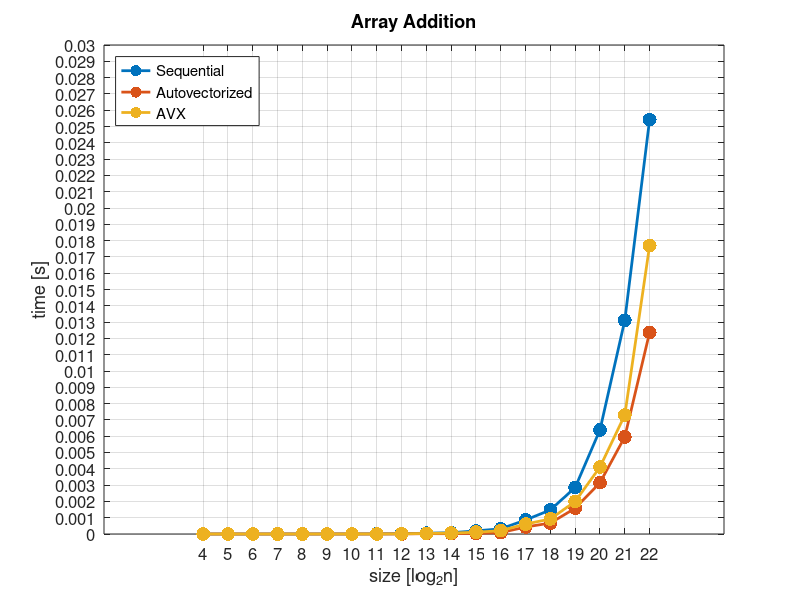
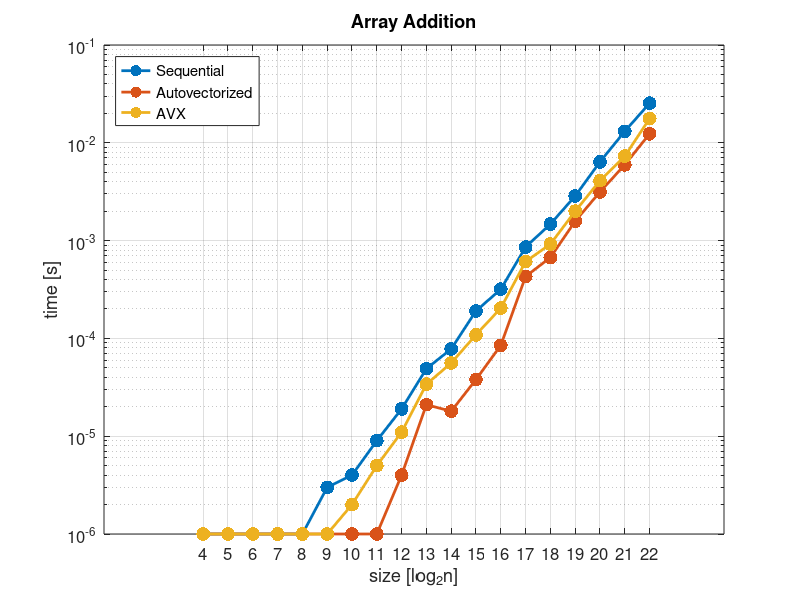
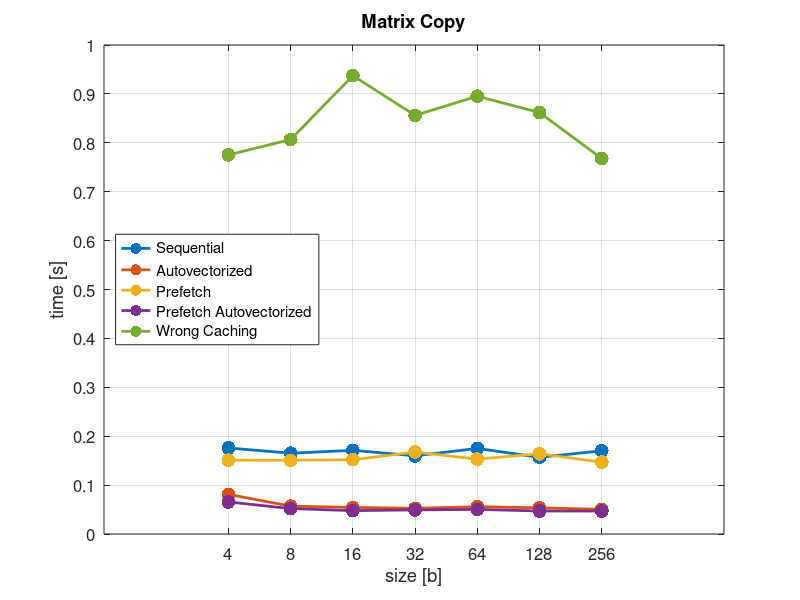
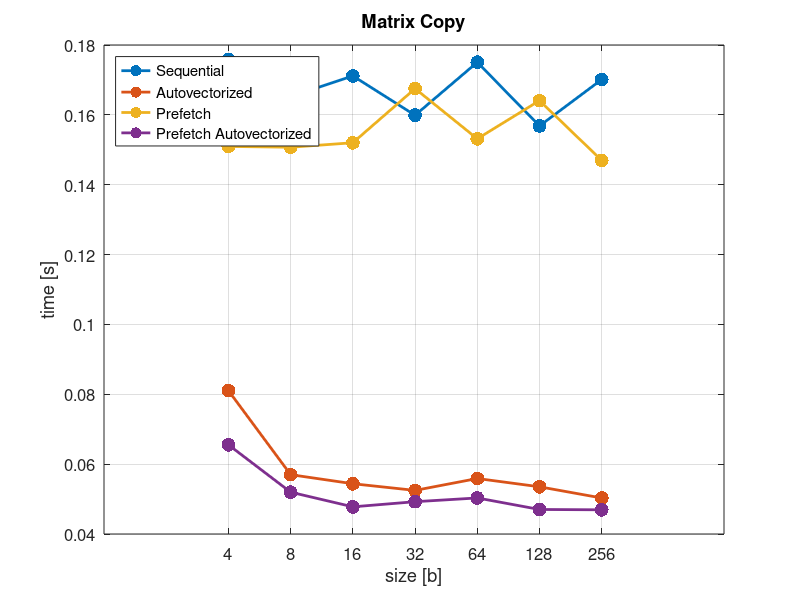

The MATLAB source for these figures, in order:
report_array_addition = dlmread('report_array_addition.csv', ',', 1, 0);
report_array_addition_autovectorized =...
dlmread('report_array_addition_autovectorized.csv', ',', 1, 0);
report_array_addition_AVX =...
dlmread('report_array_addition_AVX.csv', ',', 1, 0);

report_matrix_copy = dlmread('report_matrix_copy.csv', ',', 1, 0);
report_matrix_copy_autovectorized =...
dlmread('report_matrix_copy_autovectorized.csv', ',', 1, 0);
report_matrix_copy_prefetch =...
dlmread('report_matrix_copy_prefetch.csv', ',', 1, 0);
report_matrix_copy_prefetch_autovectorized =...
dlmread('report_matrix_copy_prefetch_autovectorized.csv', ',', 1, 0);
report_matrix_copy_prefetch_reversed =...
dlmread('report_matrix_copy_prefetch_reversed.csv', ',', 1, 0);

#array_addition_size = report_array_addition(:,1);
array_addition_time = [report_array_addition(:,2),...
report_array_addition_autovectorized(:,2),report_array_addition_AVX(:,2)];

matrix_copy_block = report_matrix_copy(:,2);
matrix_copy_time = [report_matrix_copy(:,3),...
report_matrix_copy_autovectorized(:,3), report_matrix_copy_prefetch(:,3),...
report_matrix_copy_prefetch_autovectorized(:,3),...
report_matrix_copy_prefetch_reversed(:,3)];

# plot_array_addition

set(0, 'defaulttextfontsize', 15);
set(0, 'defaultaxesfontsize', 12);
plot(4:22,array_addition_time,...
'linewidth',2,'marker','.','markersize',30);

xticks(4:22);
xticklabels(4:22);
yticks(0:0.001:0.05);
yticklabels(0:0.001:0.05);
grid on;
set(gca,'XMinorTick','Off');
set (gca, 'xminorgrid', 'off');
set(gca,'YMinorTick','Off');
set (gca, 'yminorgrid', 'off');

title('Array Addition');
ylabel('time [s]');
xlabel('size [log_2n]');
legend('Sequential', 'Autovectorized', 'AVX', 'location', 'northwest');
print('plot_array_addition.png','-dpng');

### plot_log_array_addition

for (i = 4:22)
  for (j = 1:3)
    if (array_addition_time(i-3,j) == 0.0)
      array_addition_time(i-3,j) = 1e-6;
    endif
  endfor
endfor

semilogy(4:22,array_addition_time,...
'linewidth',2,'marker','.','markersize',30);

xticks(4:22);
xticklabels(4:22);
grid on;
set(gca,'XMinorTick','Off');
set (gca, 'xminorgrid', 'off');

title('Array Addition');
ylabel('time [s]');
xlabel('size [log_2n]');
legend('Sequential', 'Autovectorized', 'AVX', 'location', 'northwest');
print('plot_log_array_addition.png','-dpng');

### plot_matrix_copy_wrong_cached

semilogx(matrix_copy_block,matrix_copy_time,...
'linewidth',2,'marker','.','markersize',30);

xticks(matrix_copy_block);
xticklabels(matrix_copy_block);
yticks(0:0.1:1);
yticklabels(0:0.1:1);
grid on;
set(gca,'XMinorTick','Off');
set (gca, 'xminorgrid', 'off');
set(gca,'YMinorTick','Off');
set (gca, 'yminorgrid', 'off');

title('Matrix Copy');
ylabel('time [s]');
xlabel('size [b]');
legend('Sequential', 'Autovectorized', 'Prefetch',...
'Prefetch Autovectorized', 'Wrong Caching', 'location', 'west');
print('plot_matrix_copy_wrong_cached.png','-dpng');

# plot_matrix_copy

matrix_copy_time = matrix_copy_time(:,1:4);
semilogx(matrix_copy_block,matrix_copy_time,...
'linewidth',2,'marker','.','markersize',30);

xticks(matrix_copy_block);
xticklabels(matrix_copy_block);
yticks(0:0.02:0.4);
yticklabels(0:0.02:0.4);
grid on;
set(gca,'XMinorTick','Off');
set (gca, 'xminorgrid', 'off');
set(gca,'YMinorTick','Off');
set (gca, 'yminorgrid', 'off');

title('Matrix Copy');
ylabel('time [s]');
xlabel('size [b]');
legend('Sequential', 'Autovectorized', 'Prefetch',...
'Prefetch Autovectorized', 'location', 'northwest');
print('plot_matrix_copy.png','-dpng');
